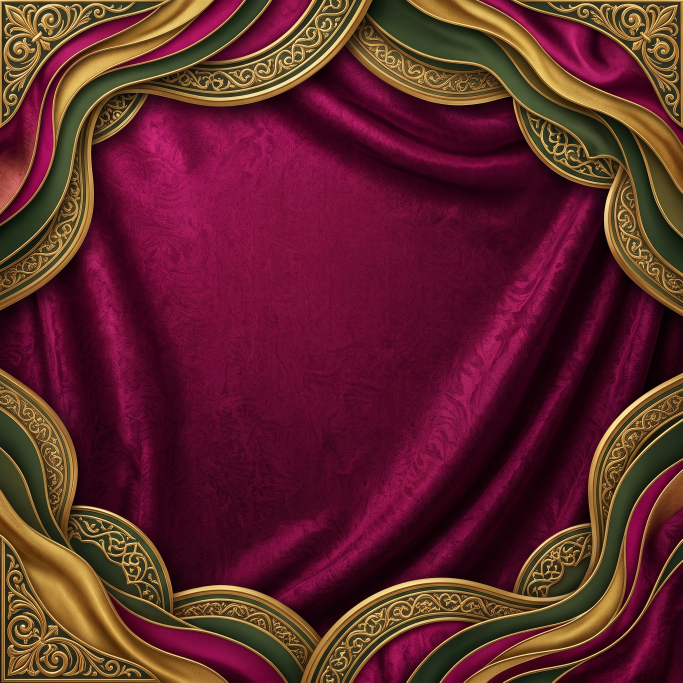
#> input picture assets/fons/marc-quadrat.jpg, 2048 x 2048 px (shown at 1/3 size)
$ python make_bg_45.py
#> lines starting #> are read from the running program, lines starting #| are printed output that depends on the picture
#!/usr/bin/env python3
"""Genera els fons 4:5 (1080×1350) a partir dels fons quadrats existents, allargant la zona central buida.
Executar:  python3 tools/make_bg_34.py"""
from pathlib import Path
from PIL import Image

F = Path(__file__).resolve().parent.parent / "assets" / "fons"


def stretch(im, y0, y1, new_h):
    """Conserva dalt (0..y0) i baix (y1..H) i estira la banda central y0..y1 fins a que el total faça new_h."""
    w, h = im.size
    mid_h = new_h - y0 - (h - y1)
    out = Image.new(im.mode, (w, new_h))
    out.paste(im.crop((0, 0, w, y0)), (0, 0))
    out.paste(im.crop((0, y0, w, y1)).resize((w, mid_h), Image.LANCZOS), (0, y0))
    out.paste(im.crop((0, y1, w, h)), (0, y0 + mid_h))
    return out


# marc ornamental: 2048² → 2048×2560 (3:4)
im = Image.open(F / "marc-quadrat.jpg").convert("RGB")
#> im is the input picture: PIL image 2048x2048 RGB; mean R, G, B 96.1, 38.2, 43.5
stretch(im, 880, 1168, 2560).save(F / "marc-45.jpg", quality=92)
#> in stretch, `out = Image.new(im.mode, (w, new_h))`: out: PIL image 2048x2560 RGB; every value is 0
#> in stretch, `out.paste(im.crop((0, 0, w, y0)), (0, 0))`:
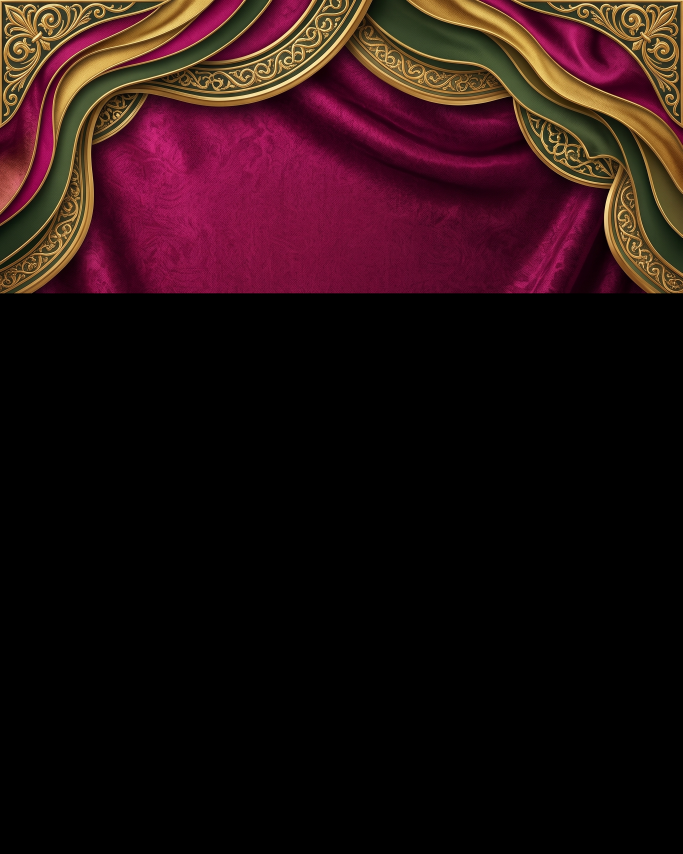
#> out: PIL image 2048x2560 RGB (shown at 1/3 size); mean R, G, B 36.5, 15.8, 17
#> in stretch, `out.paste(im.crop((0, y0, w, y1)).resize((w, mid_h), Image.LANCZOS), (..`:
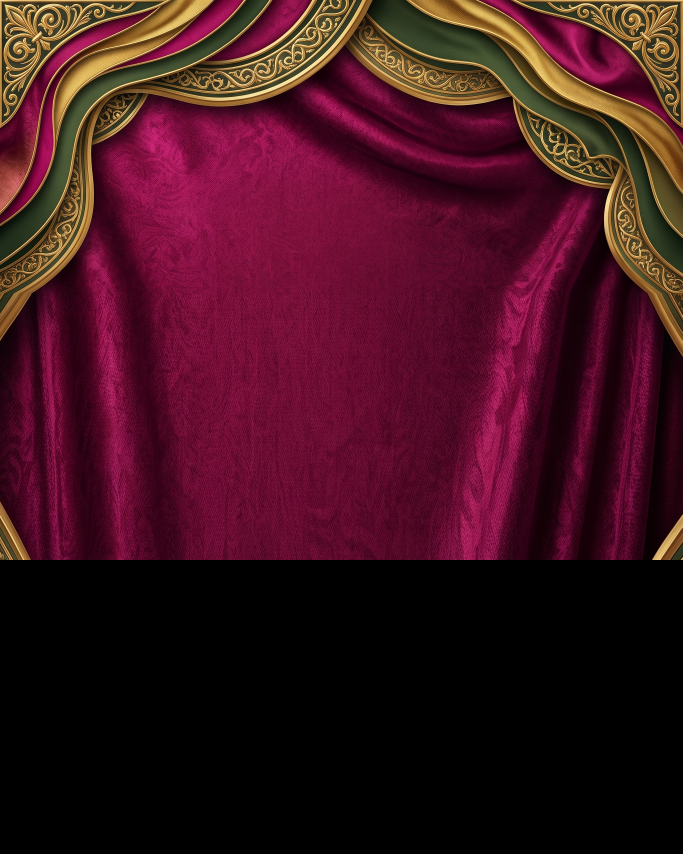
#> out: PIL image 2048x2560 RGB (shown at 1/3 size); mean R, G, B 63.9, 19.2, 29.8
#> in stretch, `out.paste(im.crop((0, y1, w, h)), (0, y0 + mid_h))`:
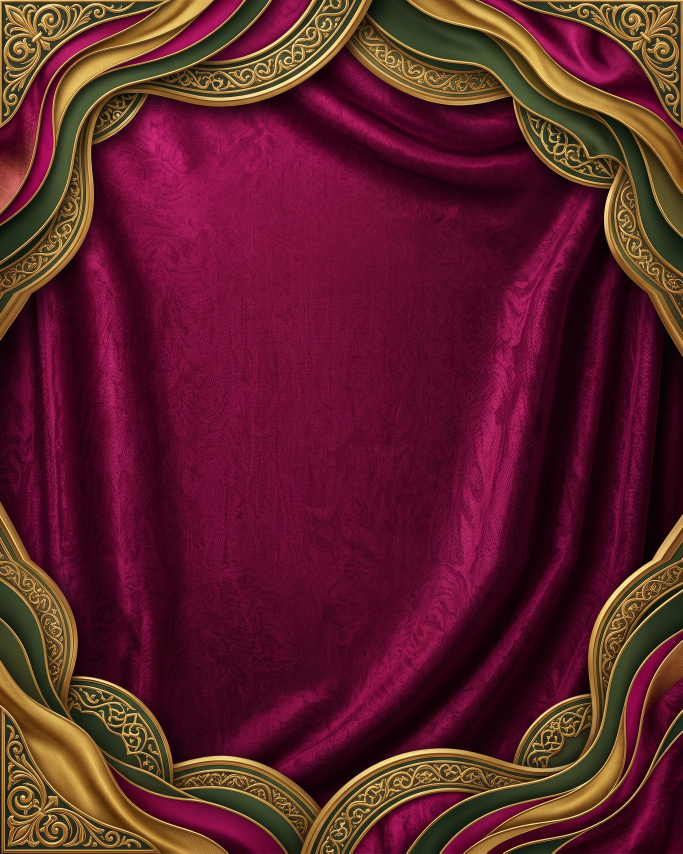
#> out: PIL image 2048x2560 RGB (shown at 1/3 size); mean R, G, B 94.4, 32.7, 43

# cortina diagonal amb alfa: 1024² → 1024×1280; s'allarga el vellut inferior
c = Image.open(F / "cortina-diagonal.png").convert("RGBA")
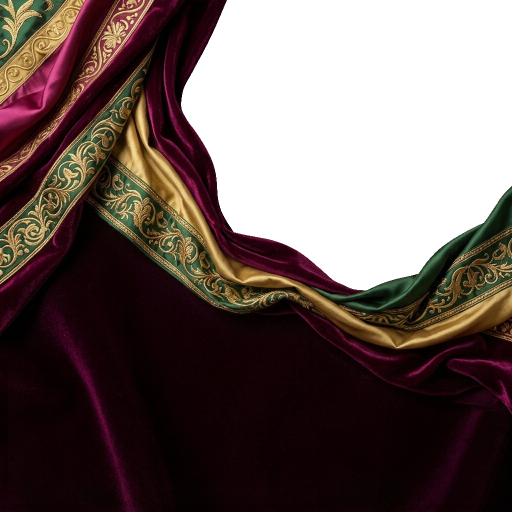
#> input picture assets/fons/cortina-diagonal.png, 1024 x 1024 px (shown at 1/2 size)
#> c is the input picture: PIL image 1024x1024 RGBA; mean R, G, B, A 33.4, 18.5, 15.1, 180.3
stretch(c, 900, 1024, 1280).save(F / "cortina-45.png")
#> call 2 of stretch, with y0 = 900, y1 = 1024, new_h = 1280
#> in stretch (call 2), `out = Image.new(im.mode, (w, new_h))`: out: PIL image 1024x1280 RGBA; every value is 0
#> in stretch (call 2), `out.paste(im.crop((0, 0, w, y0)), (0, 0))`:
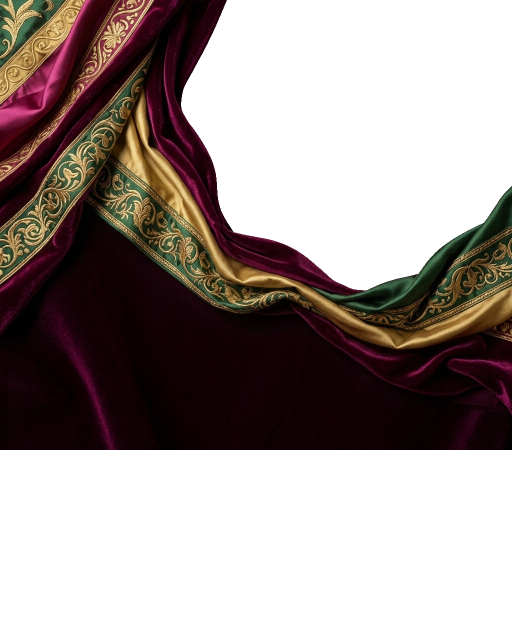
#> out: PIL image 1024x1280 RGBA (shown at 1/2 size); mean R, G, B, A 25.2, 14.7, 11.7, 119.5; transparent parts drawn white
#> in stretch (call 2), `out.paste(im.crop((0, y0, w, y1)).resize((w, mid_h), Image.LANCZOS), (..`:
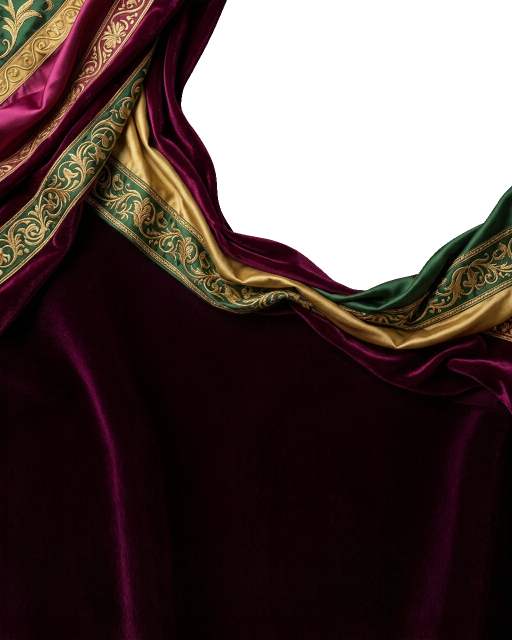
#> out: PIL image 1024x1280 RGBA (shown at 1/2 size); mean R, G, B, A 29.9, 15.1, 12.9, 195.2; transparent parts drawn white
print("ok")
